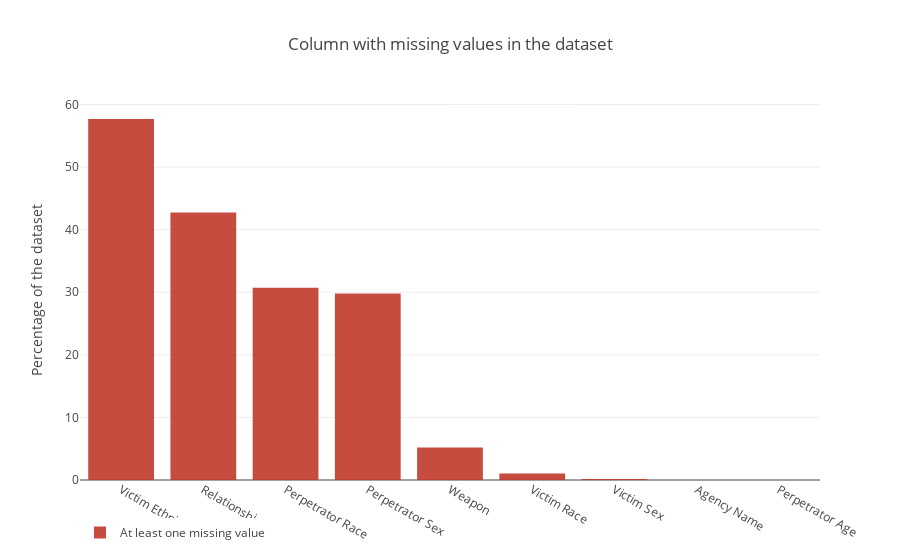

Notebook source saved alongside this figure:
### Code cell
print('Number total of rows : '+str(data.shape[0]))
print_missing_values(data)

### Figure 1 — Plotly figure (JSON) as saved in the notebook; plotly's stock layout.template omitted (floating-point values rounded to 4 significant figures)
{"data": [{"marker": {"color": "#c0392b"}, "name": "At least one missing value", "opacity": 0.9, "type": "bar", "uid": "689d87b1-f263-4da9-bb23-79bbe46a4957", "x": ["Victim Ethnicity", "Relationship", "Perpetrator Race", "Perpetrator Sex", "Weapon", "Victim Race", "Victim Sex", "Agency Name", "Perpetrator Age"], "y": [57.69, 42.76, 30.71, 29.82, 5.199, 1.046, 0.1541, 0.007362, 0.0001566]}], "layout": {"barmode": "group", "legend": {"orientation": "h"}, "showlegend": true, "title": {"text": "Column with missing values in the dataset"}, "yaxis": {"title": {"text": "Percentage of the dataset"}}}}
